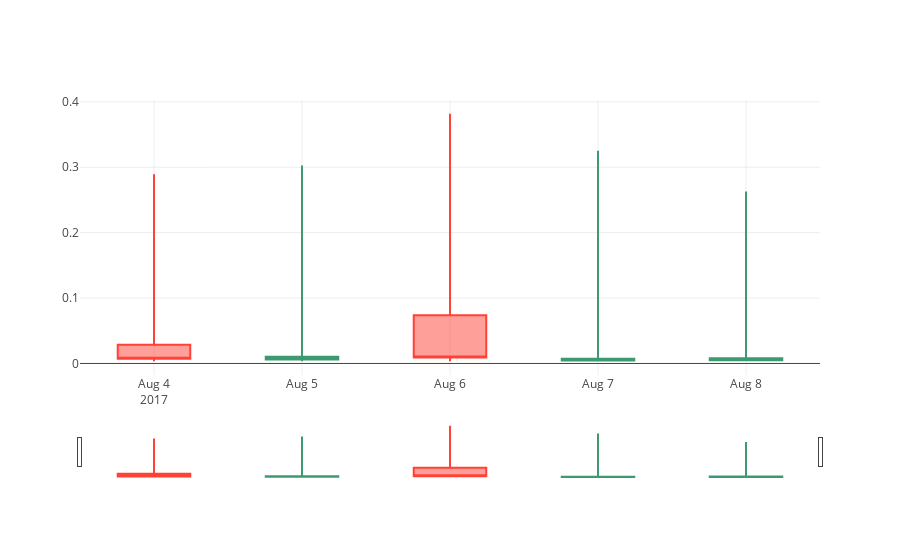

Source (notebook cell):
### Code cell
# candlestick_chart 
P.candlestick_chart(df_with_olhc=machine_a_1D_resample['machine_a_1D_cpu_usage_resample'])

### Figure 1 — Plotly figure (JSON) as saved in the notebook; plotly's stock layout.template omitted (floating-point values rounded to 4 significant figures)
{"data": [{"close": [0.007394, 0.01016, 0.009296, 0.007203, 0.007803], "high": [0.2894, 0.3028, 0.3818, 0.3253, 0.2631], "low": [0.003403, 0.003405, 0.00354, 0.003586, 0.003792], "open": [0.02866, 0.006196, 0.07363, 0.004398, 0.004792], "type": "candlestick", "x": ["2017-08-04", "2017-08-05", "2017-08-06", "2017-08-07", "2017-08-08"]}], "layout": {}}
